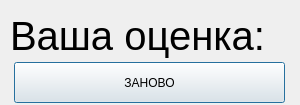
<?xml version="1.0" encoding="UTF-8"?>
<ui version="4.0">
 <class>Mark_dialog</class>
 <widget class="QDialog" name="Mark_dialog">
  <property name="geometry">
   <rect>
    <x>0</x>
    <y>0</y>
    <width>300</width>
    <height>105</height>
   </rect>
  </property>
  <property name="minimumSize">
   <size>
    <width>300</width>
    <height>105</height>
   </size>
  </property>
  <property name="maximumSize">
   <size>
    <width>300</width>
    <height>105</height>
   </size>
  </property>
  <property name="windowTitle">
   <string>ИТОГИ</string>
  </property>
  <property name="windowIcon">
   <iconset>
    <normaloff>Test-case.ico</normaloff>Test-case.ico</iconset>
  </property>
  <widget class="QLabel" name="mark_text">
   <property name="geometry">
    <rect>
     <x>10</x>
     <y>10</y>
     <width>281</width>
     <height>51</height>
    </rect>
   </property>
   <property name="font">
    <font>
     <pointsize>30</pointsize>
    </font>
   </property>
   <property name="text">
    <string>Ваша оценка:</string>
   </property>
  </widget>
  <widget class="QPushButton" name="again">
   <property name="geometry">
    <rect>
     <x>14</x>
     <y>62</y>
     <width>271</width>
     <height>41</height>
    </rect>
   </property>
   <property name="text">
    <string>ЗАНОВО</string>
   </property>
  </widget>
 </widget>
 <resources/>
 <connections/>
</ui>
